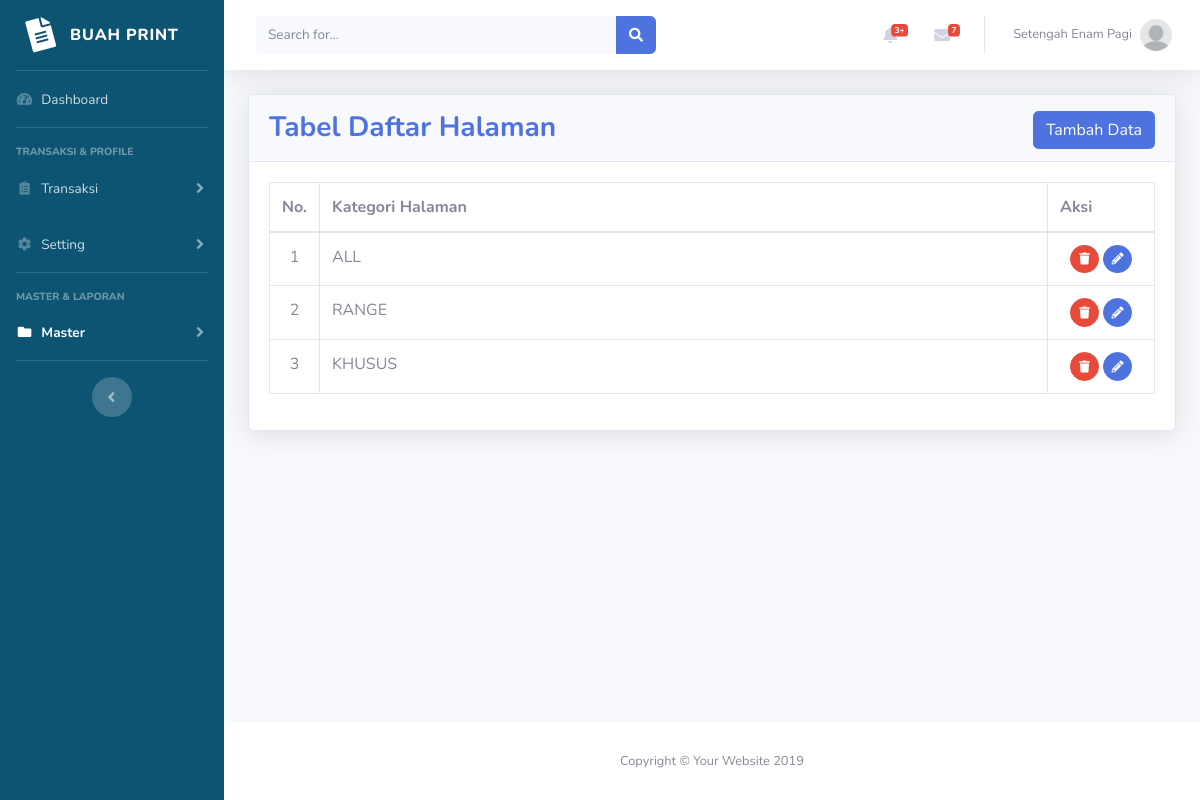
Page /admin/master_halaman.php (signed in) on the committed database.
### tables this page shows
CREATE TABLE `mitra` (
  `ID_MITRA` char(10) NOT NULL,
  `NAMA_MITRA` varchar(40) NOT NULL,
  `EMAIL_MITRA` varchar(100) NOT NULL,
  `NO_HP_MITRA` varchar(13) NOT NULL,
  `TELEPHONE_MITRA` varchar(13) NOT NULL,
  `ALAMAT_MITRA` text NOT NULL,
  `FOTO_PROFILE` varchar(200) NOT NULL,
  `COVER` varchar(200) NOT NULL,
  `STATUS_MITRA` int(11) NOT NULL,
  `SALDO_MITRA` int(11) NOT NULL,
  `LOCATION_MITRA` text,
  `USERNAME_MITRA` varchar(50) NOT NULL,
  `PASSWORD_MITRA` varchar(32) NOT NULL
);

CREATE TABLE `halaman` (
  `ID_HALAMAN` varchar(10) NOT NULL,
  `KAT_HALAMAN` varchar(40) NOT NULL
);

### admin/master_halaman.php (the view, shortened to what this page needs)
<?php
  include 'includes/config.php';
  include 'includes/header.php';
  $result = mysqli_query($con, "SELECT * FROM halaman");
?>
<div class="container-fluid">
<div class="card shadow mb-4">
  <div class="card-header py-2">
    <h3 class="mt-2 font-weight-bold float-left text-primary">Tabel Daftar Halaman</h3>
    <button class="mt-2 btn btn-primary float-right ml-auto" data-toggle="modal" data-target="#tambah_halaman">Tambah Data</button>
  </div>
  <div class="card-body">
    <div class="table-responsive">
      <table class="table table-bordered" id="dataTable" width="100%" cellspacing="0">
        <thead>
          <tr>
            <th>No.</th>
            <th>Kategori Halaman</th>
            <th>Aksi</th>
          </tr>
        </thead>
        <tbody>
          <?php $i = 0;
            while($data_halaman = mysqli_fetch_assoc($result)){
            $id_halaman = $data_halaman['ID_HALAMAN'];
            $nama_halaman = $data_halaman['KAT_HALAMAN'];
            $i+=1;
          ?>
          <tr>
            <td class="text-center" style="width:50px"><?=$i?></td>
            <td><?=$nama_halaman?></td>
            <td style="width:107px;">
              <div class="block ml-auto text-center">
                <a href="query/master_halaman_query.php?action=delete&id_halaman=<?=$id_halaman?>" class="btn btn-danger btn-circle btn-sm" onclick="return confirm('Apakah anda yakin ingin menghapus data?');">
                  <i class="fas fa-trash"></i>
                </a>
                <a href="master_halaman_ubah.php?id_halaman=<?=$id_halaman?>" class="btn btn-primary btn-circle btn-sm">
                  <i class="fas fa-pencil-alt"></i>
                </a>
              </div>
            </td>
          </tr>
          <?php } ?>
        </tbody>
        </table>
      </div>
    </div>
  </div>
</div>
</div>
<?php
  require 'includes/footer.php';
?>

### admin/includes/header.php (shortened to what this page needs)
<?php
if (isset($_SESSION['admin_login'])) {
  $username = $_SESSION['username'];
  $data = mysqli_query($con, "SELECT * FROM mitra WHERE USERNAME_MITRA = '$username'");
  $data_admin = mysqli_fetch_assoc($data);
  $nama_admin = $data_admin['NAMA_MITRA'];
  $profil_admin = $data_admin['FOTO_PROFILE'];
}
?>
<!DOCTYPE html>
<html lang="en">
<head>
  <link href="vendor/fontawesome-free/css/all.min.css" rel="stylesheet" type="text/css">
  <link href="css/sb-admin-2.min.css" rel="stylesheet">
  <link rel="stylesheet" href="css/sb-admin-2.css">
  <link href="vendor/datatables/dataTables.bootstrap4.min.css" rel="stylesheet">
</head>
<body id="page-top">
  <div id="wrapper">
    <?php
    require 'sidebar.php';
    ?>
    <div id="content-wrapper" class="d-flex flex-column">
      <div id="content">
        <nav class="navbar navbar-expand navbar-light bg-white topbar mb-4 static-top shadow">
          <?php
          if (isset($_SESSION['admin_login'])) {
            ?>
            <form class="d-none d-sm-inline-block form-inline mr-auto ml-md-3 my-2 my-md-0 mw-100 navbar-search">
              <div class="input-group">
                <input type="text" class="form-control bg-light border-0 small" placeholder="Search for..." aria-label="Search" aria-describedby="basic-addon2">
                <div class="input-group-append">
                  <button class="btn btn-primary" type="button">
                    <i class="fas fa-search fa-sm"></i>
                  </button>
                </div>
              </div>
            </form>
            <ul class="navbar-nav ml-auto">
              <li class="nav-item dropdown no-arrow mx-1">
                <a class="nav-link dropdown-toggle" href="#" id="alertsDropdown" role="button" data-toggle="dropdown" aria-haspopup="true" aria-expanded="false">
                  <i class="fas fa-bell fa-fw"></i>
                  <span class="badge badge-danger badge-counter">3+</span>
                </a>
              </li>
              <li class="nav-item dropdown no-arrow mx-1">
                <a class="nav-link dropdown-toggle" href="#" id="messagesDropdown" role="button" data-toggle="dropdown" aria-haspopup="true" aria-expanded="false">
                  <i class="fas fa-envelope fa-fw"></i>
                  <span class="badge badge-danger badge-counter">7</span>
                </a>
              </li>
              <li class="nav-item dropdown no-arrow">
                <a class="nav-link dropdown-toggle" href="#" id="userDropdown" role="button" data-toggle="dropdown" aria-haspopup="true" aria-expanded="false">
                  <span class="mr-2 d-none d-lg-inline text-gray-600 small"><?= $nama_admin ?></span>
                  <img class="img-profile rounded-circle" src="img/profil/<?= $profil_admin ?>">
                </a>
              </li>
              <?php } ?>
              </ul>
        </nav>

### rows in the picture
mitra: NAMA_MITRA "Setengah Enam Pagi", FOTO_PROFILE (picture)
halaman: KAT_HALAMAN "ALL"
halaman: KAT_HALAMAN "RANGE"
halaman: KAT_HALAMAN "KHUSUS"
